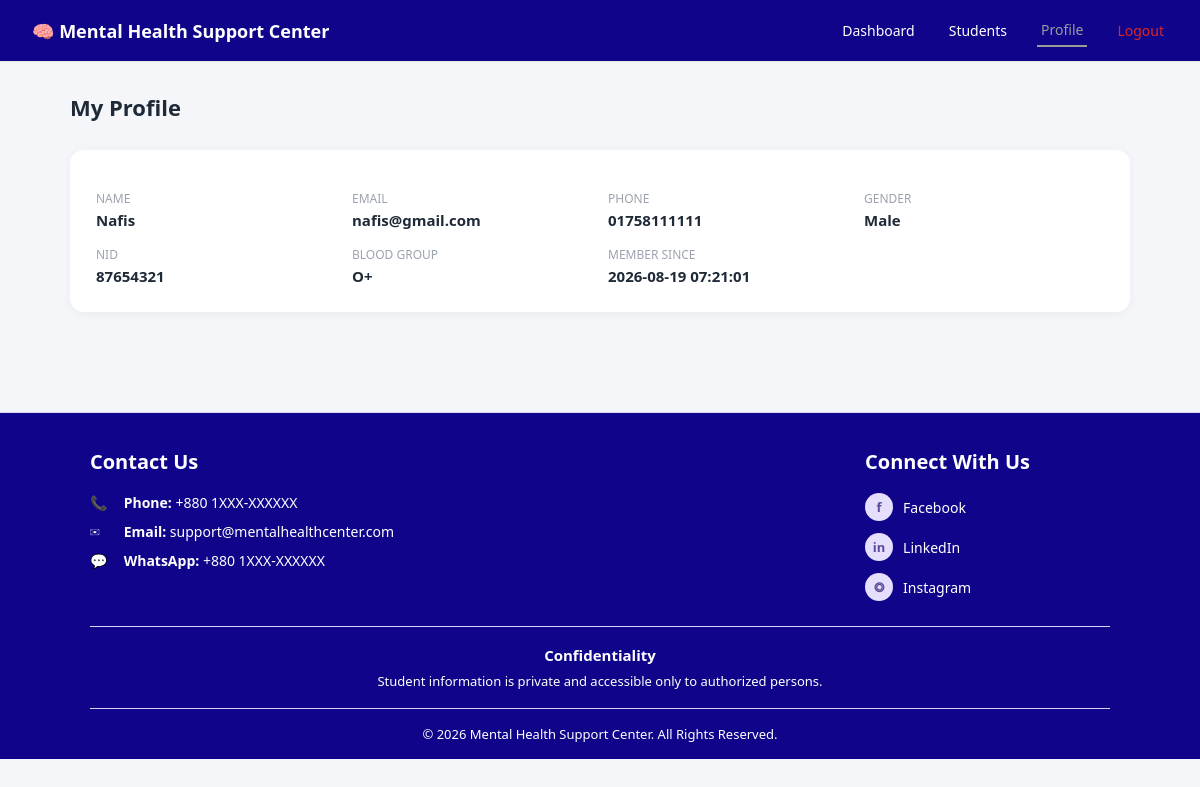
The app's page /profile (signed in) with its own data.
### tables this page shows
CREATE TABLE professionals (
            professional_id     INTEGER PRIMARY KEY AUTOINCREMENT,
            name                 TEXT NOT NULL,
            email                TEXT UNIQUE NOT NULL,
            phone_number         TEXT,
            password_hash        TEXT NOT NULL,   -- plain password কখনো সেভ হবে না
            security_question    TEXT NOT NULL,
            security_answer_hash TEXT NOT NULL,    -- answer ও hash করে রাখা হবে
            created_at           TEXT DEFAULT (datetime('now'))
        , gender TEXT, nid TEXT, blood_group TEXT);

### backend/main.py (the view)
@app.get("/profile")
def profile_page(request: Request):
    professional_id = require_login(request)
    if not professional_id:
        return RedirectResponse("/login")
    conn = database.get_connection()
    cur = conn.cursor()
    cur.execute("""
        SELECT professional_id, name, email, phone_number, gender, nid, blood_group, created_at
        FROM professionals WHERE professional_id = ?
    """, (professional_id,))  # লক্ষ্য করো: password/security fields select করা হয়নি
    professional = dict(cur.fetchone())
    conn.close()
    return templates.TemplateResponse(request, "profile.html", {
        "professional": professional, "active_page": "profile",
    })

### templates/profile.html (shortened to what this page needs)
<!DOCTYPE html>
<html lang="bn">
<head>
    <link rel="stylesheet" href="/static/css/style.css">
    <link rel="stylesheet" href="/static/css/ui-enhancements.css">
</head>
<body>
{% include "_navbar.html" %}
<div class="page-container">
    <div class="welcome-section">
        <h2>My Profile</h2>
    </div>
    <div class="info-card">
        <div class="info-grid">
            <div class="info-item"><div class="label">Name</div><div class="value">{{ professional.name }}</div></div>
            <div class="info-item"><div class="label">Email</div><div class="value">{{ professional.email }}</div></div>
            <div class="info-item"><div class="label">Phone</div><div class="value">{{ professional.phone_number or "-" }}</div></div>
            <div class="info-item"><div class="label">Gender</div><div class="value">{{ professional.gender or "-" }}</div></div>
            <div class="info-item"><div class="label">NID</div><div class="value">{{ professional.nid or "-" }}</div></div>
            <div class="info-item"><div class="label">Blood Group</div><div class="value">{{ professional.blood_group or "-" }}</div></div>
            <div class="info-item"><div class="label">Member Since</div><div class="value">{{ professional.created_at }}</div></div>
        </div>
    </div>
</div>
{% include "_footer.html" %}
</body>
</html>

### static/css/style.css (style rules this page uses)
* { margin: 0; padding: 0; box-sizing: border-box; font-family: 'Segoe UI', Arial, sans-serif; }
body { background: #f4f6f9; color: #1f2937; }
.page-container { max-width: 1100px; margin: 0 auto; padding: 30px 20px; }
.welcome-section { margin-bottom: 28px; }
.welcome-section h2 { font-size: 22px; margin-bottom: 4px; }
.info-card { background: #fff; border-radius: 14px; padding: 26px; box-shadow: 0 2px 10px rgba(0,0,0,0.05); margin-bottom: 20px; }
.info-grid { display: grid; grid-template-columns: repeat(auto-fit, minmax(200px, 1fr)); gap: 16px; margin-top: 14px; }
.info-item .label { font-size: 12px; color: #9ca3af; text-transform: uppercase; }
.info-item .value { font-size: 15px; font-weight: 600; margin-top: 3px; }

### records on screen
professionals: name "Nafis", email "nafis@gmail.com", phone_number "01758111111", gender "Male", nid "87654321", blood_group "O+", created_at "2026-08-19 07:21:01"
